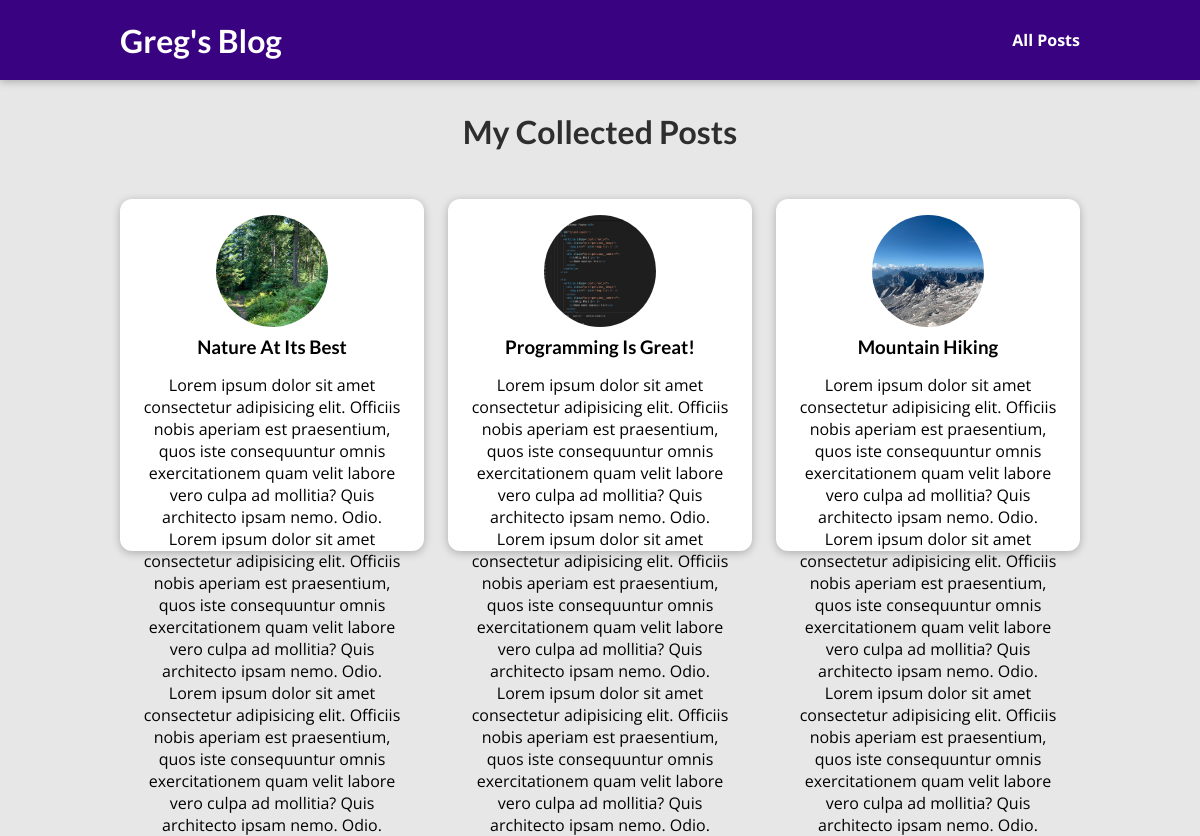
The app's page /blog/posts with its own data.
### blog/models.py (models this page shows, shortened)
class Post(models.Model):
    title = models.CharField(max_length=80)
    excerpt = models.CharField(max_length=200)
    image_name = models.CharField(max_length=80)
    date = models.DateField(auto_now=True)
    slug = models.SlugField(unique=True)
    content = models.TextField(validators=[MinLengthValidator(10)])
    author = models.ForeignKey(Author, null=True, on_delete=models.SET_NULL,
                               related_name='posts')
    tags = models.ManyToManyField(Tag)

### blog/views.py (the view)
# urls.py: path('posts', views.posts, name='posts-page'),
def posts(request):
    all_posts = Post.objects.all().order_by('-date')
    return render(request, 'blog/all-posts.html',
                  {'all_posts': all_posts})

### blog/templates/blog/all-posts.html (shortened to what this page needs)
{% extends 'base.html' %}
{% load static %}
{% block css_files %}
    <link rel="stylesheet" href="{% static 'blog/post.css' %}">
    <link rel="stylesheet" href="{% static 'blog/all-posts.css' %}">
{% endblock %}
{% block content %}
        <section id="all-posts">
        <h2>My Collected Posts</h2>
        <ul>
            {% for post in all_posts %}
                {% include 'blog/includes/post.html' %}
            {% endfor %}
        </ul>
    </section>
{% endblock %}

### blog/templates/blog/includes/post.html
{% load static %}
<li>
    <article class="post">
        <a href="{% url 'post-detail-page' slug=post.slug  %}">
            <img src="{% static 'blog/images/'|add:post.image_name %}"
                 alt="{{ post.title }}">
            <div class="post__content">
                <h3>{{ post.title }}</h3>
                <p>{{ post.content}}
                </p>
            </div>
        </a>
    </article>
</li>

### static/app.css (style rules this page uses)
* { box-sizing: border-box; }
html { font-family: 'Open Sans', 'Lato', sans-serif; }
body { margin: 0; }
h1, h2, h3 { font-family: 'Lato', sans-serif; font-weight: bold; }

### blog/static/blog/post.css (style rules this page uses)
.post { display: flex; flex-direction: column; align-items: center; text-align: center; }
.post a { text-decoration: none; color: black; transition: all 0.2s ease; padding: 1rem; }
.post img { width: 5rem; height: 5rem; object-fit: cover; border-radius: 50%; }
.post h3 { margin: 0.25rem 0; }

### blog/static/blog/all-posts.css (style rules this page uses)
body { background-color: #e7e7e7; }
#all-posts { margin: 7rem auto; width: 90%; max-width: 60rem; }
#all-posts h2 { text-align: center; font-size: 2rem; color: #2e2e2e; margin: 3rem 0; }
ul { list-style: none; margin: 0; padding: 0; display: grid; grid-template-columns: repeat(auto-fill, minmax(17rem, 1fr)); gap: 1.5rem; }
.post img { width: 7rem; height: 7rem; }
.post a { height: 22rem; transform-origin: center; box-shadow: 0 2px 8px rgba(0, 0, 0, 0.25); border-radius: 12px; background-color: white; }

### records on screen
Post: image_name (picture), title "Nature At Its Best", content "Lorem ipsum dolor sit amet consectetur adipisicing elit. Officiis nobis aperiam est praesentium, quos iste consequuntur omnis exercitationem quam velit labore vero culpa ad mollitia? Quis architecto ipsam nemo. Odio. Lorem ipsum dolor sit amet consectetur adipisicing elit. Officiis nobis aperiam est praesentium, quos iste consequuntur omnis exercitationem quam velit labore vero culpa ad mollitia? Quis architecto ipsam nemo. Odio. Lorem ipsum dolor sit amet consectetur adipisicing elit. Officiis nobis aperiam est praesentium, quos iste consequuntur omnis exercitationem quam velit labore vero culpa ad mollitia? Quis architecto ipsam nemo. Odio."
Post: image_name (picture), title "Programming Is Great!", content "Lorem ipsum dolor sit amet consectetur adipisicing elit. Officiis nobis aperiam est praesentium, quos iste consequuntur omnis exercitationem quam velit labore vero culpa ad mollitia? Quis architecto ipsam nemo. Odio. Lorem ipsum dolor sit amet consectetur adipisicing elit. Officiis nobis aperiam est praesentium, quos iste consequuntur omnis exercitationem quam velit labore vero culpa ad mollitia? Quis architecto ipsam nemo. Odio. Lorem ipsum dolor sit amet consectetur adipisicing elit. Officiis nobis aperiam est praesentium, quos iste consequuntur omnis exercitationem quam velit labore vero culpa ad mollitia? Quis architecto ipsam nemo. Odio."
Post: image_name (picture), title "Mountain Hiking", content "Lorem ipsum dolor sit amet consectetur adipisicing elit. Officiis nobis aperiam est praesentium, quos iste consequuntur omnis exercitationem quam velit labore vero culpa ad mollitia? Quis architecto ipsam nemo. Odio. Lorem ipsum dolor sit amet consectetur adipisicing elit. Officiis nobis aperiam est praesentium, quos iste consequuntur omnis exercitationem quam velit labore vero culpa ad mollitia? Quis architecto ipsam nemo. Odio. Lorem ipsum dolor sit amet consectetur adipisicing elit. Officiis nobis aperiam est praesentium, quos iste consequuntur omnis exercitationem quam velit labore vero culpa ad mollitia? Quis architecto ipsam nemo. Odio."
